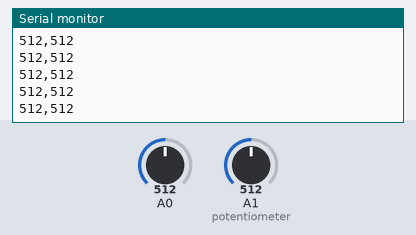
Bench run of a sketch on a simulated Arduino Uno, built with avr-gcc and run on an emulated ATmega328P. Shown: the last lines printed to the serial monitor. The test bench sets the inputs (shaded band); at power-on: A0 = 512, A1 (potentiometer) = 512.

Above: at 1.2 s.
1.3 s: A0 set to 716
At 1.31 s:
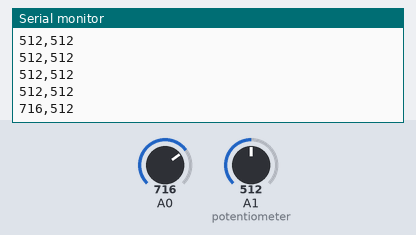
2.8 s: A1 (potentiometer) set to 716
At 2.82 s:
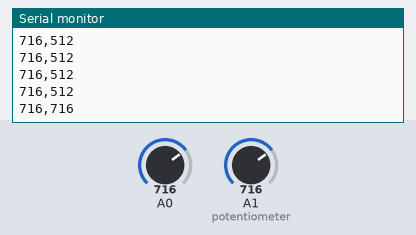
4.3 s: A0 set to 900
At 4.33 s:
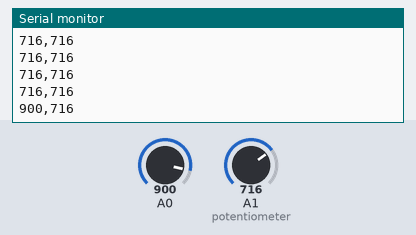
5.8 s: A1 (potentiometer) set to 900
At 5.84 s:
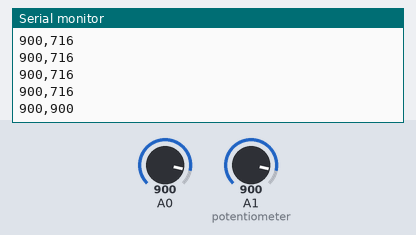
Timing chart, 0 to 8.3 s (numbered marks = the images above; inputs shaded):
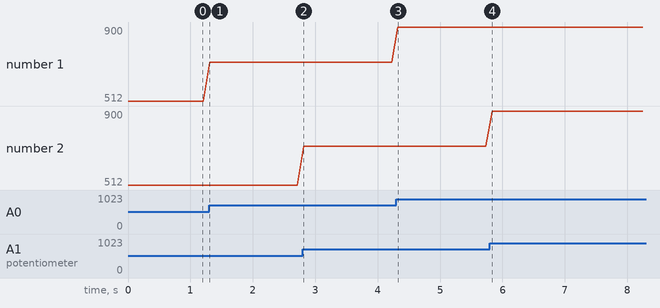

Measured:
- after the input at 1.3 s, the serial monitor: prints a new line at once (image 1)
- after the input at 2.8 s, the serial monitor: prints a new line at once (image 2)
- after the input at 4.3 s, the serial monitor: prints a new line at once (image 3)
- after the input at 5.8 s, the serial monitor: prints a new line at once (image 4)
- plotted number 1: 512 → 716 after the input at 1.3 s, 716 → 900 after the input at 4.3 s

The sketch:

Lab8_SensorData.ino
```cpp
// 1- Harsh Dasika - 652855943
// 2- Lab 8 - Graphing Sensor Data on a PC
// 3- Description - Should display the live Serial values from the potentiometer and photoresistor as graphs using the Processing program.
// 4- Assumptions - No assumptions made.
// 5- References - Only used the links provided in the lab assignment sheet.
// 6- Demo - In-person demonstration, 11/14/2022, 3:20pm, TA: Michael Carnowell

String conc;

void setup() {
  // put your setup code here, to run once:
  Serial.begin(9600);
  pinMode(A0, INPUT);
  pinMode(A1, INPUT);
}

void loop() {
  // put your main code here, to run repeatedly:
  Serial.print(analogRead(A0));  // photoresistor
  Serial.print(",");  // delimiter
  Serial.println(analogRead(A1));  // potentiometer
  delay(100);
}
```
